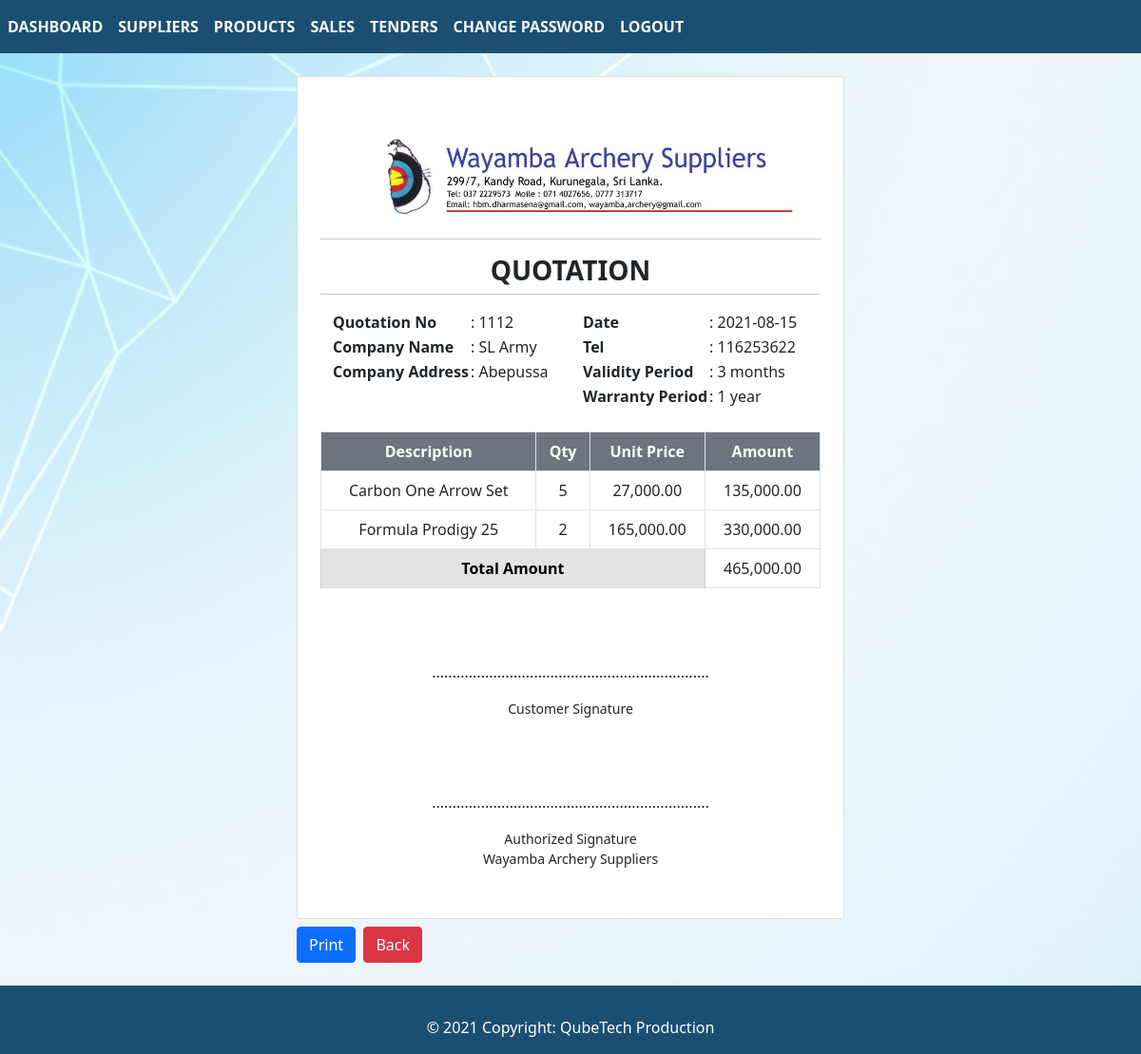
The app's page /view/php/views/view_quotation_details.php?tender_id=2 (signed in) with its own data.
### tables this page shows
CREATE TABLE `tender` (
  `tender_id` int(11) NOT NULL,
  `quotation_no` int(11) NOT NULL,
  `date` date NOT NULL,
  `company_name` varchar(50) NOT NULL,
  `company_address` varchar(50) NOT NULL,
  `company_tel_no` int(11) NOT NULL,
  `quotation_value` varchar(50) NOT NULL,
  `warranty_period` varchar(50) NOT NULL,
  `validity_period` varchar(50) NOT NULL
);

CREATE TABLE `quotation` (
  `id` int(11) NOT NULL,
  `quotation_no` int(11) NOT NULL,
  `description` varchar(255) NOT NULL,
  `qty` int(11) NOT NULL,
  `unit_price` varchar(50) NOT NULL,
  `amount` varchar(50) NOT NULL
);

### view/php/views/view_quotation_details.php (the view, shortened to what this page needs)
<?php
if (isset($_SESSION['username']) && isset($_SESSION['password'])) {
?>
    <?php include('../views/header.php'); ?>
    <?php
    require '../config.php';
    if (!isset($_GET['tender_id'])) {
        header("Location: ../views/tender_details.php");
    } else {
        $tender_id = $_GET['tender_id'];
    }
    $result = mysqli_query($con, "SELECT * FROM tender WHERE tender_id = '$tender_id' ");
    while ($row = mysqli_fetch_array($result)) {
        $quotation_no = $row['quotation_no'];
        $date = $row['date'];
        $company_name = $row['company_name'];
        $company_address = $row['company_address'];
        $company_tel_no = $row['company_tel_no'];
        $quotation_value = $row['quotation_value'];
        $warranty_period = $row['warranty_period'];
        $validity_period = $row['validity_period'];
    }
    ?>
    <body>
        <div class="main-panel">
            <div class="content-wrapper">
                <div class="col-lg mx-auto">
                    <div class="m-4">
                        <div class="col-lg-6 mx-auto">
                            <div class="my-2 ">
                                <div class="card">
                                    <div class="card-body" style="margin:20px;">
                                        <img src="../../../images/invoice.jpg" class="mx-auto img-fluid" alt="Invoice Header Image" id="invoice">
                                        <div class="row print_container">
                                            <hr>
                                            <h3 class="text-uppercase text-center"><b>Quotation</b></h3>
                                            <hr>
                                            <div class="col">
                                                <table>
                                                    <tr>
                                                        <td>
                                                            <label><b>Quotation No </b></label>
                                                        </td>
                                                        <td>
                                                            <label>: <?php echo $quotation_no; ?></label>
                                                        </td>
                                                    </tr>
                                                    <tr>
                                                        <td>
                                                            <label><b>Company Name </b></label>
                                                        </td>
                                                        <td>
                                                            <label>: <?php echo $company_name; ?></label>
                                                        </td>
                                                    </tr>
                                                    <tr>
                                                        <td>
                                                            <label><b>Company Address </b></label>
                                                        </td>
                                                        <td>
                                                            <label>: <?php echo $company_address; ?></label>
                                                        </td>
                                                    </tr>
                                                </table>
                                            </div>
                                            <div class=" col">
                                                <table>
                                                    <tr>
                                                        <td>
                                                            <label><b>Date </b></label>
                                                        </td>
                                                        <td>
                                                            <label>: <?php echo $date; ?></label>
                                                        </td>
                                                    </tr>
                                                    <tr>
                                                        <td>
                                                            <label><b>Tel </b></label>
                                                        </td>
                                                        <td>
                                                            <label>: <?php echo $company_tel_no; ?></label>
                                                        </td>
                                                    </tr>
                                                    <tr>
                                                        <td>
                                                            <label><b>Validity Period </b></label>
                                                        </td>
                                                        <td>
                                                            <label>: <?php echo $validity_period; ?></label>
                                                        </td>
                                                    </tr>
                                                    <tr>
                                                        <td>
                                                            <label><b>Warranty Period </b></label>
                                                        </td>
                                                        <td>
                                                            <label>: <?php echo $warranty_period; ?></label>
                                                        </td>
                                                    </tr>
                                                </table>
                                            </div>
                                            <table class="table table-bordered mt-4">
                                                <thead class="text-white bg-secondary text-center">
                                                    <tr>
                                                        <th scope="col">Description</th>
                                                        <th scope="col">Qty</th>
                                                        <th scope="col">Unit Price</th>
                                                        <th scope="col">Amount</th>
                                                    </tr>
                                                </thead>
                                                <tbody class="text-center">
                                                    <?php
                                                    require '../config.php';
                                                    $sql = "SELECT * FROM quotation WHERE quotation_no = '$quotation_no'";
                                                    $result = $con->query($sql) or die($con->error);
                                                    while ($row = $result->fetch_assoc()) {
                                                    ?>
                                                        <tr>
                                                            <td><?php echo $row['description']; ?></td>
                                                            <td><?php echo $row['qty']; ?></td>
                                                            <td><?php echo number_format($row['unit_price'],2); ?></td>
                                                            <td><?php echo number_format($row['amount'],2); ?></td>
                                                        </tr>
                                                    <?php
                                                    }
                                                    ?>
                                                    <tr>
                                                        <th class="table-secondary" colspan="3">Total Amount</th>
                                                        <td><?php echo number_format($quotation_value,2); ?></td>
                                                    </tr>
                                                </tbody>
                                            </table>
                                            <div class="row mx-auto">
                                                <div class="col-sm">
                                                    <div style="text-align:center; padding-top: 60px;">
                                                        <p class="text-center">
                                                            ....................................................................
                                                        </p>
                                                        <p class="text-center" style="font-size: 14px;">Customer Signature
                                                        </p>
                                                    </div>
                                                </div>
                                                <div class="col-sm">
                                                    <div style="text-align:center; padding-top: 60px;">
                                                        <p class="text-center">
                                                            ....................................................................
                                                        </p>
                                                        <p class="text-center" style="font-size: 14px;">Authorized Signature
                                                            <br> Wayamba Archery Suppliers
                                                        </p>
                                                    </div>
                                                </div>
                                            </div>
                                        </div>
                                    </div>
                                </div>
                            </div>
                            <button type="submit" class="btn btn-primary font-weight-bold" id="print_quotation">Print</button>&nbsp;
                            <button type="submit" class="btn btn-danger font-weight-bold" onclick="history.back()">Back</button>
                        </div>
                    </div>
                </div>
            </div>
        </div>
    </body>
    <?php include('../views/footer.php'); ?>
<?php
} else {
    header("location: ../forms/login.php");
    exit();
}
?>

### view/css/index.css (style rules this page uses)
body { background-image: url('../../images/background_image.jpg'); background-repeat: no-repeat; background-attachment: fixed; background-size: cover; }
#invoice { background-image: url('../../images/supplier_heading.jpg'); background-repeat: no-repeat; background-attachment: fixed; background-size: cover; }

### records on screen
tender: quotation_no "1112", company_name "SL Army", company_address "Abepussa", date "2021-08-15", company_tel_no "116253622", validity_period "3 months", warranty_period "1 year", quotation_value "465,000.00"
quotation: description "Carbon One Arrow Set", qty "5", unit_price "27,000.00", amount "135,000.00"
quotation: description "Formula Prodigy 25", qty "2", unit_price "165,000.00", amount "330,000.00"
